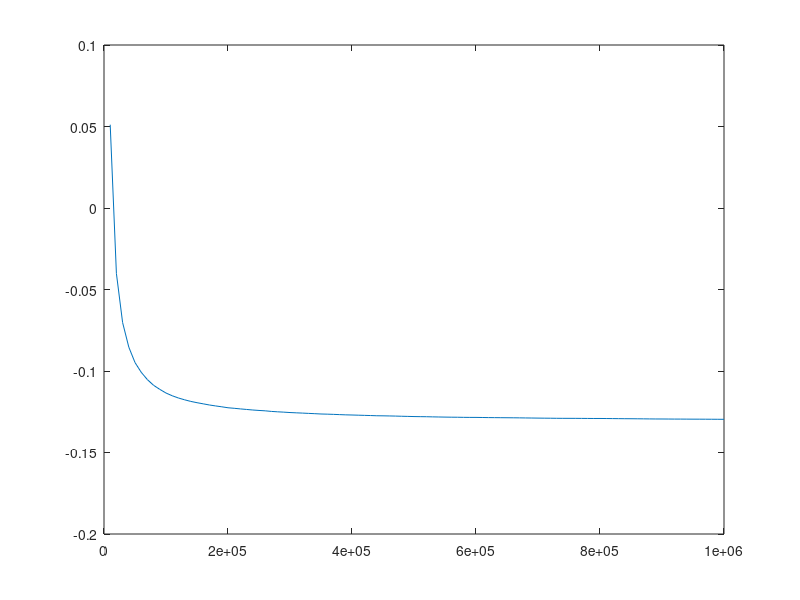

Here is the MATLAB script that generated this plot:
MC = [10000, 20000, 30000, 40000, 50000, 60000, 70000, 80000, 90000, 100000, 110000, 120000, 130000, 140000, 150000, 160000, 170000, 180000, 190000, 200000, 210000, 220000, 230000, 240000, 250000, 260000, 270000, 280000, 290000, 300000, 310000, 320000, 330000, 340000, 350000, 360000, 370000, 380000, 390000, 400000, 410000, 420000, 430000, 440000, 450000, 460000, 470000, 480000, 490000, 500000, 510000, 520000, 530000, 540000, 550000, 560000, 570000, 580000, 590000, 600000, 610000, 620000, 630000, 640000, 650000, 660000, 670000, 680000, 690000, 700000, 710000, 720000, 730000, 740000, 750000, 760000, 770000, 780000, 790000, 800000, 810000, 820000, 830000, 840000, 850000, 860000, 870000, 880000, 890000, 900000, 910000, 920000, 930000, 940000, 950000, 960000, 970000, 980000, 990000, 1e+06, ];
e_var = [0.0511133, -0.0401789, -0.0702725, -0.0853615, -0.094799, -0.100767, -0.105299, -0.108778, -0.11127, -0.113511, -0.11518, -0.116553, -0.117669, -0.118657, -0.119438, -0.12014, -0.12085, -0.121427, -0.121963, -0.12255, -0.122877, -0.123252, -0.123589, -0.12393, -0.124196, -0.12443, -0.124792, -0.125034, -0.12524, -0.125483, -0.125657, -0.12582, -0.126004, -0.12618, -0.126377, -0.126475, -0.126601, -0.126757, -0.1269, -0.126994, -0.127105, -0.127214, -0.127326, -0.127455, -0.127496, -0.12757, -0.127651, -0.127761, -0.127845, -0.12795, -0.128005, -0.128049, -0.128138, -0.128211, -0.128279, -0.128333, -0.128365, -0.128429, -0.128461, -0.128466, -0.12852, -0.128581, -0.12861, -0.128644, -0.128674, -0.128704, -0.128744, -0.1288, -0.128845, -0.128897, -0.128937, -0.128966, -0.129014, -0.129034, -0.129041, -0.12905, -0.129074, -0.129102, -0.129131, -0.129123, -0.129154, -0.129189, -0.129225, -0.129263, -0.129279, -0.129315, -0.129351, -0.129396, -0.129431, -0.129441, -0.129465, -0.129493, -0.129499, -0.129522, -0.129544, -0.129551, -0.12957, -0.129593, -0.129615, -0.129639, ];
m_var = [0.0902589, 0.0245332, 0.00264065, -0.00830458, -0.014891, -0.0192659, -0.0224147, -0.024779, -0.0266047, -0.0280765, -0.0292764, -0.0302728, -0.0311134, -0.0318382, -0.0324622, -0.0330086, -0.0334957, -0.0339245, -0.034309, -0.0346638, -0.0349655, -0.0352493, -0.0355067, -0.0357462, -0.0359635, -0.0361624, -0.0363571, -0.0365306, -0.0366922, -0.036846, -0.0369867, -0.0371175, -0.0372435, -0.0373613, -0.0374749, -0.0375754, -0.0376743, -0.0377684, -0.0378587, -0.0379414, -0.0380217, -0.0380984, -0.0381726, -0.038244, -0.0383065, -0.0383693, -0.0384296, -0.0384902, -0.0385466, -0.0386033, -0.0386535, -0.0387011, -0.0387502, -0.0387973, -0.0388424, -0.0388839, -0.0389235, -0.0389645, -0.0390012, -0.0390346, -0.0390712, -0.0391073, -0.0391399, -0.0391717, -0.0392023, -0.039232, -0.0392621, -0.0392924, -0.0393205, -0.0393487, -0.0393758, -0.0394009, -0.039427, -0.0394508, -0.0394728, -0.0394939, -0.0395164, -0.0395382, -0.0395594, -0.0395777, -0.0395984, -0.0396187, -0.0396387, -0.0396587, -0.0396768, -0.0396953, -0.039714, -0.0397328, -0.0397504, -0.0397661, -0.0397824, -0.0397988, -0.0398131, -0.039828, -0.0398429, -0.0398567, -0.0398709, -0.0398851, -0.0398991, -0.039913, ];
mean_mag = [1.03379, 1.03408, 1.03417, 1.03422, 1.03426, 1.03427, 1.03429, 1.03431, 1.03432, 1.03433, 1.03433, 1.03434, 1.03434, 1.03435, 1.03435, 1.03435, 1.03435, 1.03435, 1.03435, 1.03436, 1.03436, 1.03436, 1.03436, 1.03436, 1.03436, 1.03436, 1.03436, 1.03436, 1.03436, 1.03437, 1.03437, 1.03437, 1.03437, 1.03437, 1.03437, 1.03437, 1.03437, 1.03437, 1.03437, 1.03437, 1.03437, 1.03437, 1.03437, 1.03437, 1.03437, 1.03437, 1.03437, 1.03437, 1.03437, 1.03437, 1.03437, 1.03437, 1.03437, 1.03437, 1.03437, 1.03437, 1.03437, 1.03437, 1.03437, 1.03437, 1.03437, 1.03437, 1.03437, 1.03437, 1.03437, 1.03437, 1.03437, 1.03437, 1.03437, 1.03437, 1.03437, 1.03437, 1.03437, 1.03437, 1.03437, 1.03437, 1.03437, 1.03437, 1.03437, 1.03437, 1.03437, 1.03437, 1.03437, 1.03437, 1.03437, 1.03437, 1.03437, 1.03437, 1.03437, 1.03437, 1.03437, 1.03437, 1.03437, 1.03437, 1.03437, 1.03437, 1.03437, 1.03437, 1.03437, 1.03437, ];
time_used = [0.363316, 0.723727, 1.08402, 1.45196, 1.81369, 2.16868, 2.52516, 2.88632, 3.24427, 3.60068, 3.9651, 4.31954, 4.67117, 5.03141, 5.39212, 5.74823, 6.10855, 6.46571, 6.82041, 7.17217, 7.53108, 7.88869, 8.25259, 8.60621, 8.95971, 9.32088, 9.67513, 10.0317, 10.3936, 10.7495, 11.1028, 11.4632, 11.8238, 12.1773, 12.5345, 12.8943, 13.2517, 13.6104, 13.9731, 14.3296, 14.6853, 15.0378, 15.4041, 15.7589, 16.1125, 16.4712, 16.8317, 17.187, 17.5451, 17.8992, 18.2579, 18.613, 18.9702, 19.3349, 19.706, 20.0735, 20.4336, 20.7906, 21.147, 21.5163, 21.913, 22.3142, 22.7485, 23.1686, 23.564, 23.9446, 24.4004, 24.8378, 25.2718, 25.6825, 26.0699, 26.4436, 26.7933, 27.1555, 27.514, 27.8691, 28.2256, 28.5852, 28.9531, 29.3162, 29.6804, 30.0419, 30.4148, 30.8066, 31.1896, 31.583, 31.9628, 32.3394, 32.728, 33.1124, 33.4995, 33.8865, 34.3018, 34.6957, 35.0814, 35.4719, 35.8495, 36.2266, 36.5864, 36.9645, ];
accepted_states = [0.3735, 0.1473, 0.095, 0.07175, 0.05848, 0.0503333, 0.0403143, 0.03425, 0.0328889, 0.02692, 0.0261091, 0.0232833, 0.0228308, 0.0204571, 0.0195333, 0.01755, 0.0168118, 0.0160444, 0.0154895, 0.013305, 0.0140381, 0.0132455, 0.0130087, 0.0116458, 0.011972, 0.0110385, 0.0101185, 0.01005, 0.0104069, 0.00914667, 0.00918065, 0.009125, 0.00858182, 0.00837647, 0.00807429, 0.00807778, 0.00775135, 0.00752632, 0.00751282, 0.007345, 0.00686829, 0.00677619, 0.00653488, 0.00646591, 0.00664667, 0.00651304, 0.00613617, 0.00594583, 0.00603673, 0.0056, 0.00594118, 0.00570577, 0.00511132, 0.00524074, 0.00533091, 0.00545, 0.00512982, 0.00488276, 0.00490847, 0.00511, 0.00490492, 0.00459355, 0.0045, 0.00471094, 0.00458462, 0.00448788, 0.00437015, 0.00408529, 0.00398551, 0.00409, 0.00395915, 0.00409444, 0.00389178, 0.00397973, 0.00394933, 0.00392237, 0.0037026, 0.00373846, 0.00381013, 0.0037225, 0.00351358, 0.00348537, 0.00346988, 0.00349524, 0.00356471, 0.00330233, 0.00333563, 0.00318182, 0.00324719, 0.00338, 0.00313626, 0.00303261, 0.00321505, 0.00310638, 0.00298316, 0.00307708, 0.00300412, 0.00303367, 0.00284343, 0.002896, ];
probability = [0, 0, 0, 0, 0, 0, 0, 0, 0, 0, 0, 0, 0, 0, 0, 0, 0, 0, 0.005, 0.01, 0, 0, 0, 0.005, 0, 0, 0, 0, 0, 0, 0, 0, 0, 0, 0, 0, 0, 0, 0, 0, 0, 0, 0, 0.005, 0, 0, 0, 0, 0, 0, 0, 0.005, 0, 0, 0, 0, 0, 0, 0, 0, 0, 0, 0.005, 0, 0, 0, 0, 0, 0, 0.005, 0, 0, 0.005, 0, 0, 0.005, 0, 0, 0, 0, 0, 0, 0, 0, 0, 0, 0, 0.01, 0, 0, 0, 0, 0, 0, 0, 0, 0, 0.005, 0, 0, ];
plot(MC, e_var)
